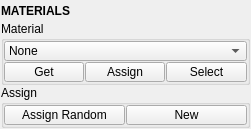
<?xml version="1.0" encoding="UTF-8"?>
<ui version="4.0">
 <class>QtUi</class>
 <widget class="QMainWindow" name="QtUi">
  <property name="enabled">
   <bool>true</bool>
  </property>
  <property name="geometry">
   <rect>
    <x>0</x>
    <y>0</y>
    <width>251</width>
    <height>121</height>
   </rect>
  </property>
  <property name="sizePolicy">
   <sizepolicy hsizetype="Preferred" vsizetype="Preferred">
    <horstretch>0</horstretch>
    <verstretch>0</verstretch>
   </sizepolicy>
  </property>
  <property name="tabShape">
   <enum>QTabWidget::Triangular</enum>
  </property>
  <property name="dockNestingEnabled">
   <bool>true</bool>
  </property>
  <property name="dockOptions">
   <set>QMainWindow::AllowNestedDocks|QMainWindow::AllowTabbedDocks|QMainWindow::AnimatedDocks|QMainWindow::ForceTabbedDocks</set>
  </property>
  <widget class="QWidget" name="central_widget">
   <property name="minimumSize">
    <size>
     <width>200</width>
     <height>0</height>
    </size>
   </property>
   <layout class="QVBoxLayout" name="verticalLayout_2">
    <property name="leftMargin">
     <number>1</number>
    </property>
    <property name="topMargin">
     <number>1</number>
    </property>
    <property name="rightMargin">
     <number>1</number>
    </property>
    <property name="bottomMargin">
     <number>1</number>
    </property>
    <item>
     <layout class="QVBoxLayout" name="verticalLayout">
      <property name="spacing">
       <number>0</number>
      </property>
      <item>
       <widget class="Header" name="header">
        <property name="minimumSize">
         <size>
          <width>0</width>
          <height>20</height>
         </size>
        </property>
        <property name="font">
         <font>
          <weight>75</weight>
          <bold>true</bold>
         </font>
        </property>
        <property name="text">
         <string>MATERIALS</string>
        </property>
       </widget>
      </item>
      <item>
       <widget class="QGroupBox" name="group000">
        <property name="title">
         <string>Material</string>
        </property>
        <layout class="QGridLayout" name="gridLayout">
         <property name="leftMargin">
          <number>0</number>
         </property>
         <property name="topMargin">
          <number>0</number>
         </property>
         <property name="rightMargin">
          <number>0</number>
         </property>
         <property name="bottomMargin">
          <number>0</number>
         </property>
         <property name="spacing">
          <number>1</number>
         </property>
         <item row="8" column="3" colspan="2">
          <widget class="PushButton" name="tb000">
           <property name="enabled">
            <bool>true</bool>
           </property>
           <property name="minimumSize">
            <size>
             <width>0</width>
             <height>20</height>
            </size>
           </property>
           <property name="maximumSize">
            <size>
             <width>16777215</width>
             <height>20</height>
            </size>
           </property>
           <property name="toolTip">
            <string>Select objects that are assigned the current material.</string>
           </property>
           <property name="text">
            <string>Select</string>
           </property>
          </widget>
         </item>
         <item row="8" column="2">
          <widget class="QPushButton" name="b005">
           <property name="enabled">
            <bool>true</bool>
           </property>
           <property name="minimumSize">
            <size>
             <width>0</width>
             <height>20</height>
            </size>
           </property>
           <property name="maximumSize">
            <size>
             <width>16777215</width>
             <height>20</height>
            </size>
           </property>
           <property name="toolTip">
            <string>Assign the current material to any currently selected objects.</string>
           </property>
           <property name="text">
            <string>Assign</string>
           </property>
          </widget>
         </item>
         <item row="2" column="0" colspan="5">
          <widget class="ComboBox" name="cmb002">
           <property name="minimumSize">
            <size>
             <width>0</width>
             <height>20</height>
            </size>
           </property>
           <property name="maximumSize">
            <size>
             <width>16777215</width>
             <height>20</height>
            </size>
           </property>
           <property name="toolTip">
            <string>Current material.</string>
           </property>
           <property name="maxVisibleItems">
            <number>40</number>
           </property>
           <property name="maxCount">
            <number>500</number>
           </property>
           <property name="sizeAdjustPolicy">
            <enum>QComboBox::AdjustToContents</enum>
           </property>
           <property name="frame">
            <bool>true</bool>
           </property>
           <item>
            <property name="text">
             <string>None</string>
            </property>
           </item>
          </widget>
         </item>
         <item row="8" column="0" colspan="2">
          <widget class="QPushButton" name="b002">
           <property name="enabled">
            <bool>true</bool>
           </property>
           <property name="minimumSize">
            <size>
             <width>0</width>
             <height>20</height>
            </size>
           </property>
           <property name="maximumSize">
            <size>
             <width>16777215</width>
             <height>20</height>
            </size>
           </property>
           <property name="toolTip">
            <string>Set material shader ID from selection.</string>
           </property>
           <property name="text">
            <string>Get</string>
           </property>
          </widget>
         </item>
        </layout>
       </widget>
      </item>
      <item>
       <widget class="QGroupBox" name="groupBox">
        <property name="title">
         <string>Assign</string>
        </property>
        <layout class="QGridLayout" name="gridLayout_2">
         <property name="leftMargin">
          <number>0</number>
         </property>
         <property name="topMargin">
          <number>0</number>
         </property>
         <property name="rightMargin">
          <number>0</number>
         </property>
         <property name="bottomMargin">
          <number>0</number>
         </property>
         <property name="spacing">
          <number>1</number>
         </property>
         <item row="0" column="1">
          <widget class="PushButton" name="b006">
           <property name="enabled">
            <bool>true</bool>
           </property>
           <property name="minimumSize">
            <size>
             <width>0</width>
             <height>20</height>
            </size>
           </property>
           <property name="maximumSize">
            <size>
             <width>16777215</width>
             <height>20</height>
            </size>
           </property>
           <property name="toolTip">
            <string>Assign a new material to the current selection.</string>
           </property>
           <property name="text">
            <string>New</string>
           </property>
          </widget>
         </item>
         <item row="0" column="0">
          <widget class="PushButton" name="b004">
           <property name="enabled">
            <bool>true</bool>
           </property>
           <property name="minimumSize">
            <size>
             <width>0</width>
             <height>20</height>
            </size>
           </property>
           <property name="maximumSize">
            <size>
             <width>16777215</width>
             <height>20</height>
            </size>
           </property>
           <property name="toolTip">
            <string>&lt;html&gt;&lt;head/&gt;&lt;body&gt;&lt;p&gt;Assign a new random material to any selected object(s).&lt;/p&gt;&lt;p&gt;&lt;br/&gt;&lt;span style=&quot; font-style:italic;&quot;&gt;You can click repeatedly until a desired color is found.&lt;/span&gt;&lt;/p&gt;&lt;/body&gt;&lt;/html&gt;</string>
           </property>
           <property name="text">
            <string>Assign Random</string>
           </property>
          </widget>
         </item>
        </layout>
       </widget>
      </item>
      <item>
       <spacer name="verticalSpacer_2">
        <property name="orientation">
         <enum>Qt::Vertical</enum>
        </property>
        <property name="sizeHint" stdset="0">
         <size>
          <width>20</width>
          <height>40</height>
         </size>
        </property>
       </spacer>
      </item>
     </layout>
    </item>
   </layout>
  </widget>
 </widget>
 <customwidgets>
  <customwidget>
   <class>Header</class>
   <extends>QLabel</extends>
   <header>uitk.widgets.header.Header.h</header>
  </customwidget>
  <customwidget>
   <class>ComboBox</class>
   <extends>QComboBox</extends>
   <header>uitk.widgets.comboBox.ComboBox.h</header>
  </customwidget>
  <customwidget>
   <class>PushButton</class>
   <extends>QPushButton</extends>
   <header>widgets.pushbutton.h</header>
  </customwidget>
 </customwidgets>
 <resources/>
 <connections/>
 <designerdata>
  <property name="gridDeltaX">
   <number>5</number>
  </property>
  <property name="gridDeltaY">
   <number>5</number>
  </property>
  <property name="gridSnapX">
   <bool>true</bool>
  </property>
  <property name="gridSnapY">
   <bool>true</bool>
  </property>
  <property name="gridVisible">
   <bool>true</bool>
  </property>
 </designerdata>
</ui>
